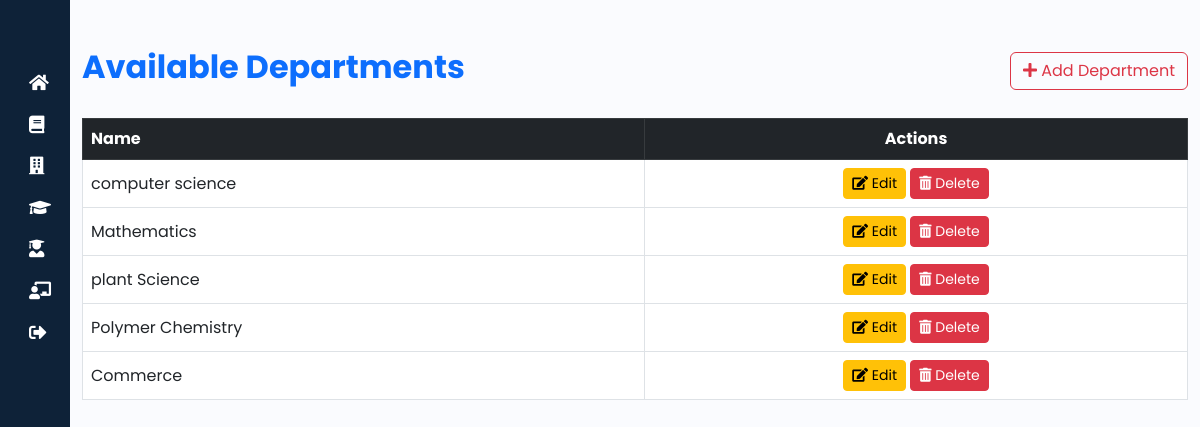
The page /department-list/ (signed in) on the database as committed earlier.
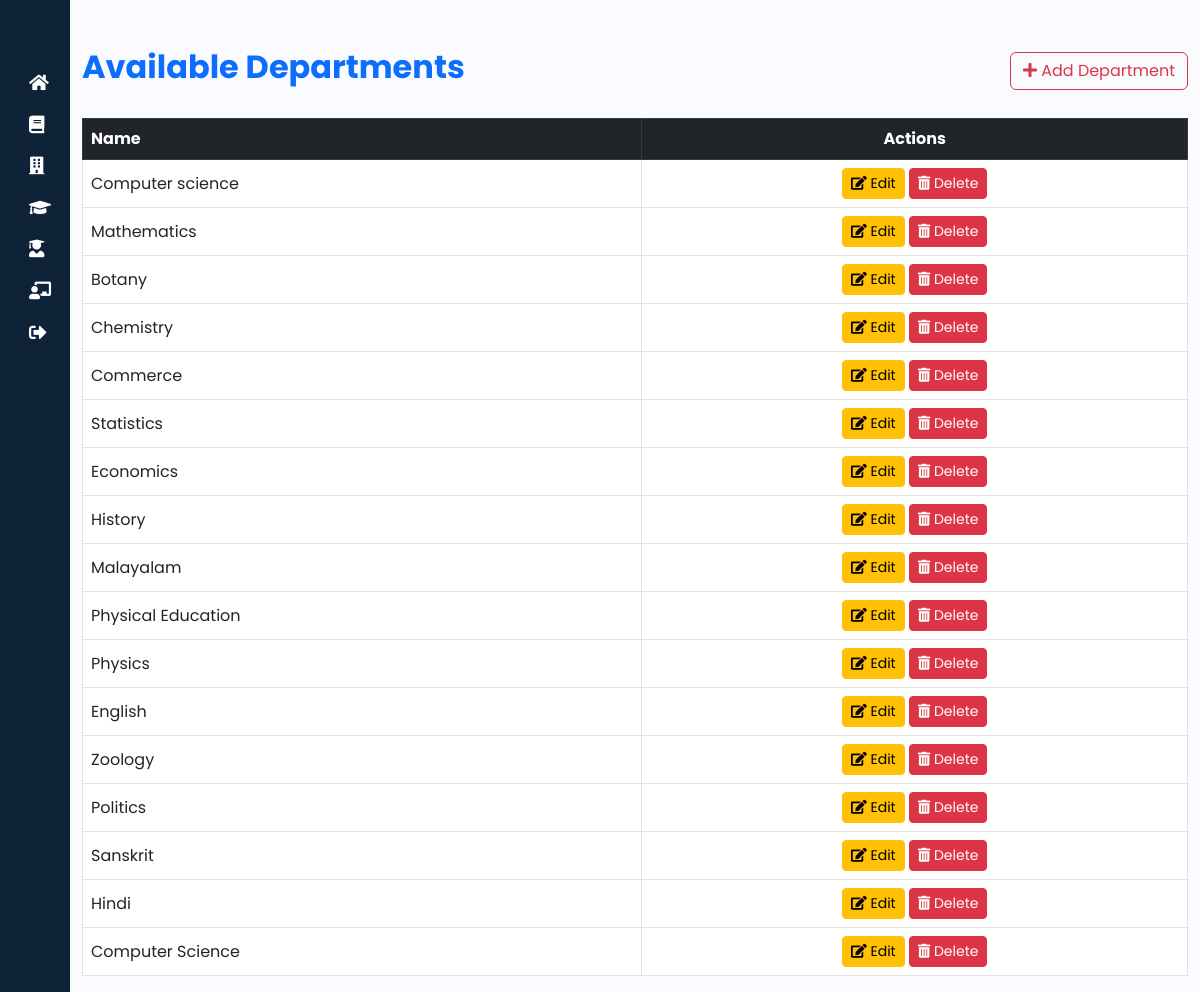
The same page on the database as committed later.
### rapid/models.py (models this page shows, shortened)
class Department(models.Model):
    department_id=models.AutoField(primary_key=True)
    department_name=models.CharField(max_length=100)

### rapid/views.py (the view)
# urls.py: path('department-list/', views.department_list, name='department_list'),
@login_required
@admin_required
def department_list(request):
    departments = Department.objects.all()  # Fetch all departments from the database
    return render(request, 'rapid/department_list.html', {'departments': departments})

### rapid/templates/rapid/department_list.html (shortened to what this page needs)
{% extends "base.html" %}
{% block content %}
<div class="container mt-5">
    <div class="d-flex justify-content-between align-items-center mb-4">
        <h2 class="fw-bold text-primary">Available Departments</h2>
        <a href="/create-department/" class="btn btn-outline-danger">
            <i class="fas fa-plus"></i> Add Department
        </a>
    </div>
    <div class="table-responsive">
        <table class="table table-hover table-bordered align-middle">
            <thead class="table-dark">
                <tr>
                    <th>Name</th>
                    <th class="text-center">Actions</th>
                </tr>
            </thead>
            <tbody>
                {% for department in departments %}
                <tr>
                    <td>{{ department.department_name }}</td>
                    <td class="text-center">
                        <a href="{% url 'edit_department' department.pk %}" class="btn btn-warning btn-sm">
                            <i class="fas fa-edit"></i> Edit
                        </a>
                        <a href="{% url 'delete_department' department.department_id %}"
                           onclick="return confirm('Are you sure you want to delete this department?');"
                           class="btn btn-danger btn-sm">
                            <i class="fas fa-trash-alt"></i> Delete
                        </a>
                    </td>
                </tr>
                {% empty %}
                <tr>
                    <td colspan="2" class="text-center text-muted">No departments available.</td>
                </tr>
                {% endfor %}
            </tbody>
        </table>
    </div>
</div>
{% endblock %}

Rows that differ between the two databases and show on the page:
changed Department: department_name "computer science" → "Computer science"
changed Department: department_name "plant Science" → "Botany"
changed Department: department_name "Polymer Chemistry" → "Chemistry"
added Department: department_name "Statistics"
added Department: department_name "Economics"
added Department: department_name "History"
added Department: department_name "Malayalam"
added Department: department_name "Physical Education"
added Department: department_name "Physics"
added Department: department_name "English"
added Department: department_name "Zoology"
added Department: department_name "Politics"
added Department: department_name "Sanskrit"
added Department: department_name "Hindi"
added Department: department_name "Computer Science"
